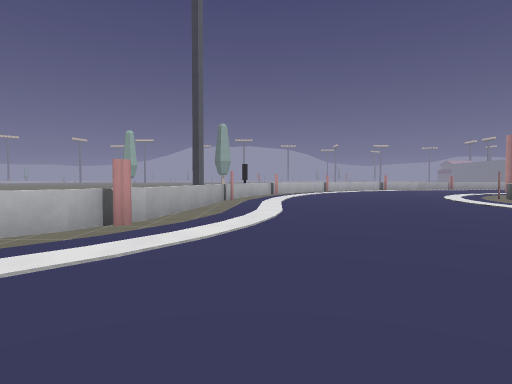
[1] (above)

23 first-person views from a walk through a level from a Godot 3-D game. The camera is 1.2 m above the floor, tilts 2° down and sees 75° across. The floor is counted in squares, 2 m on a side. Each view is taken from the middle of a square. On the plan, view 1 faces up. The plan holds only what a view shows up to about 10 squares ahead; the rest is blank. The place goes on beyond the plan. Surface patterns are stand-ins for the level's own textures.

[2]
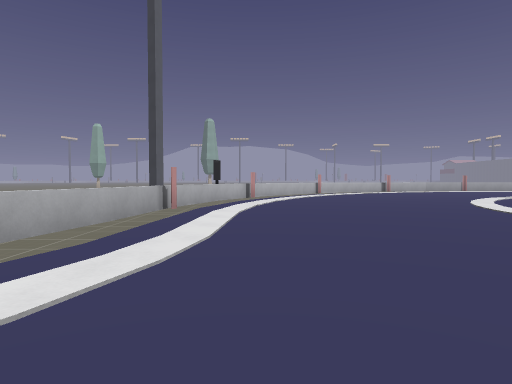

[3]
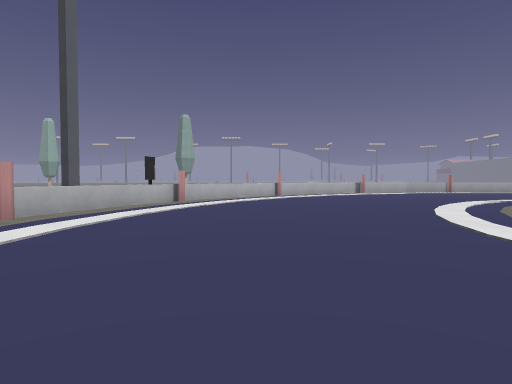

[4]
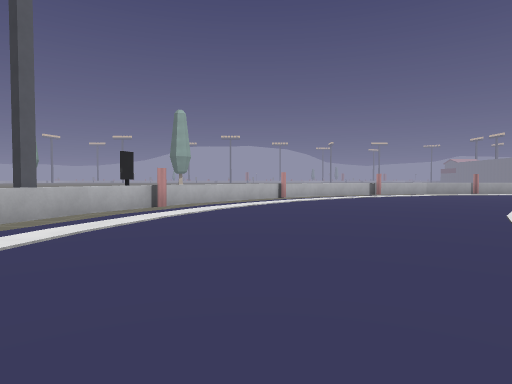

[5]
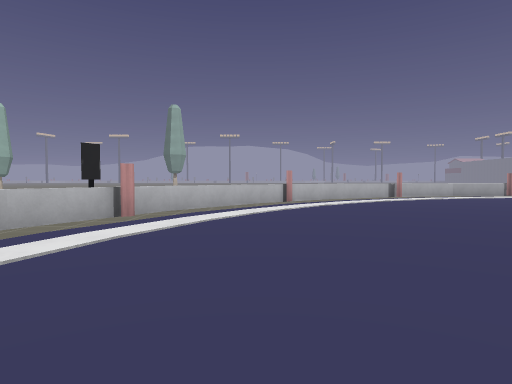

[6]
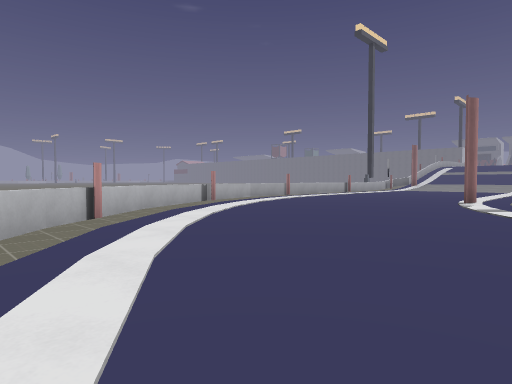

[7]
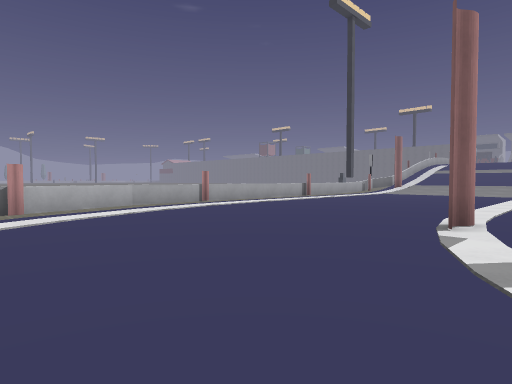

[8]
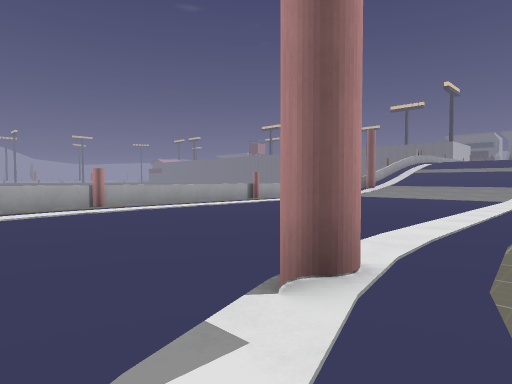

[9]
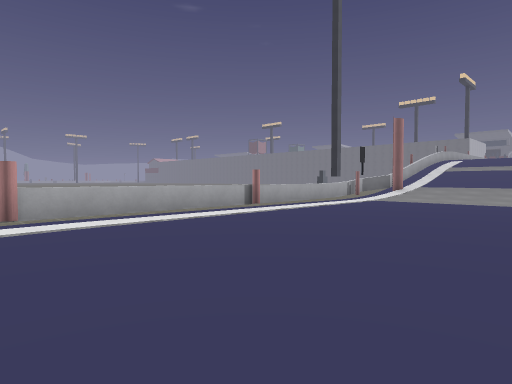

[10]
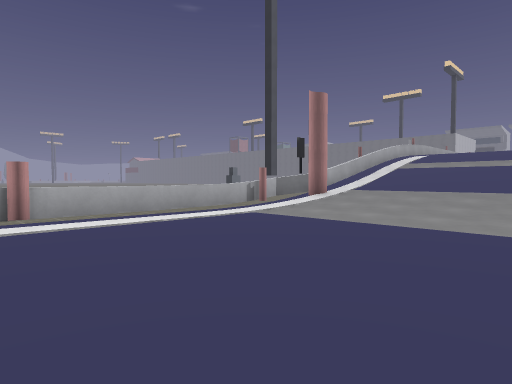

[11]
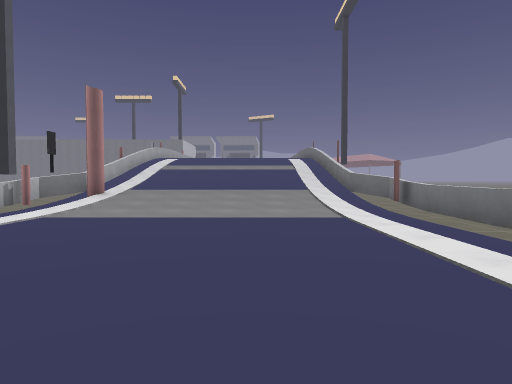

[12]
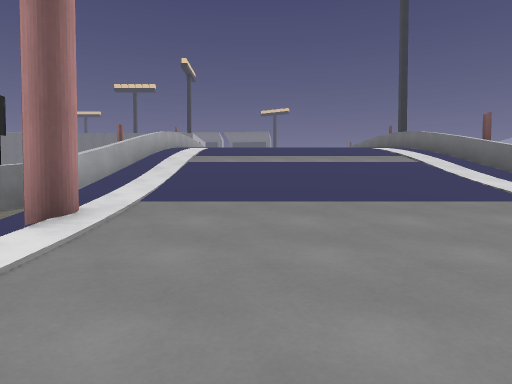

[13]
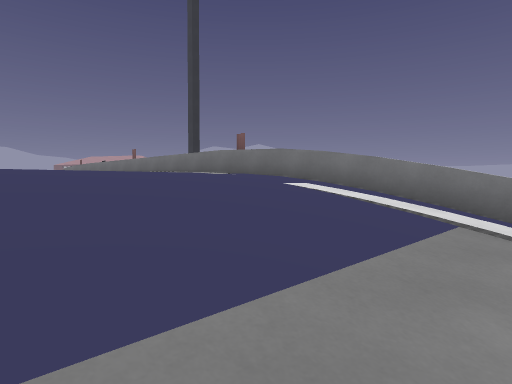

[14]
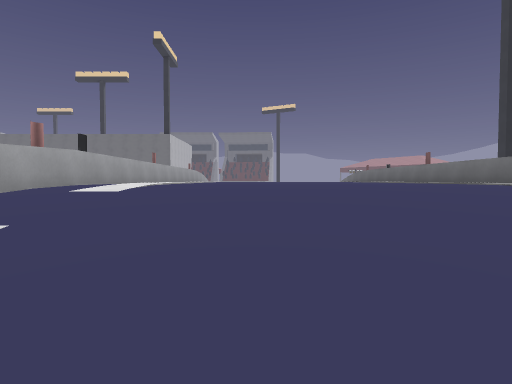

[15]
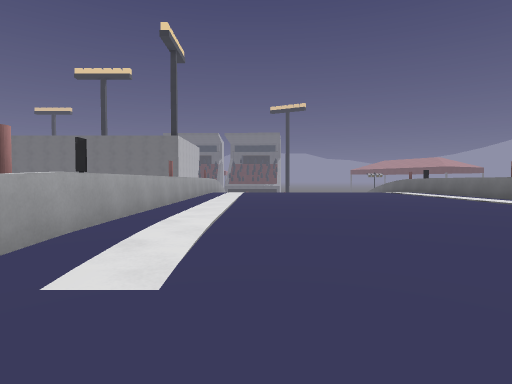

[16]
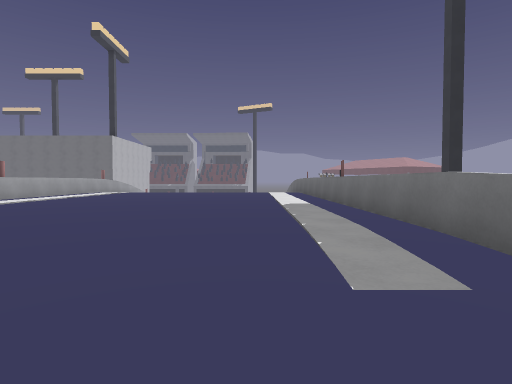

[17]
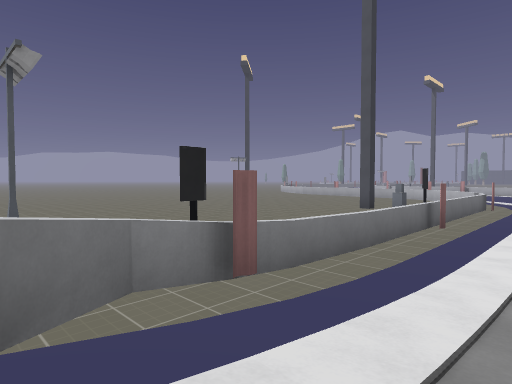

[18]
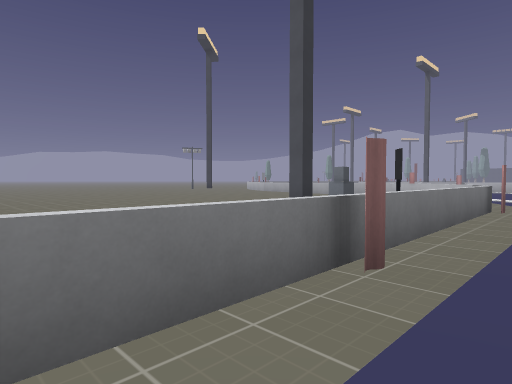

[19]
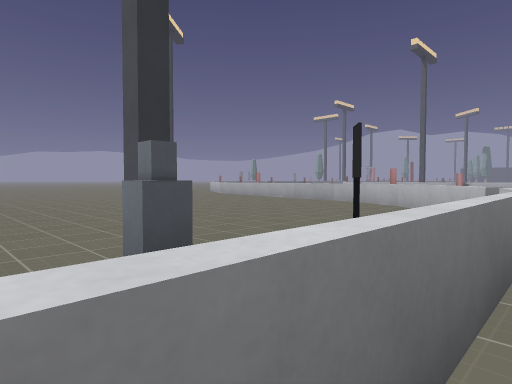

[20]
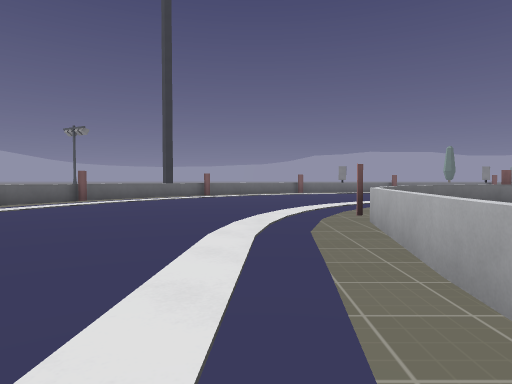

[21]
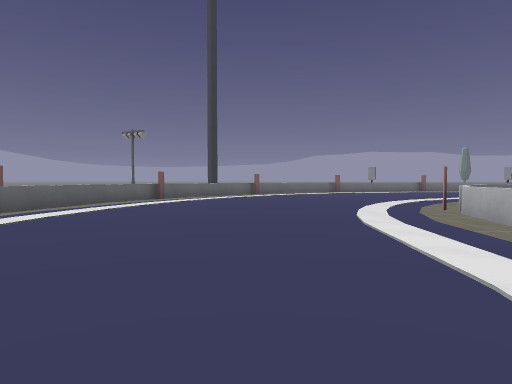

[22]
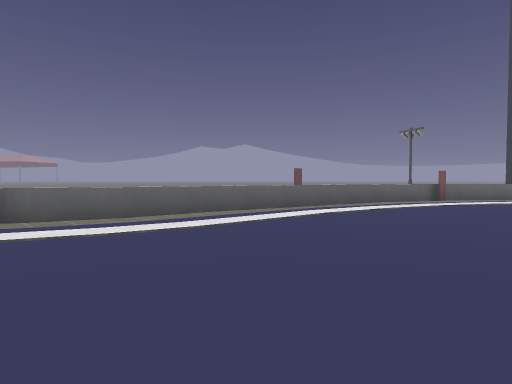

[23]
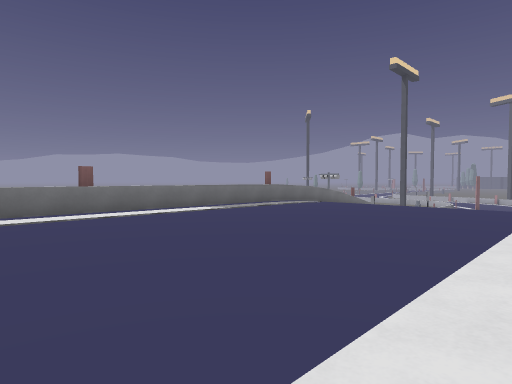

### Floor plan
Key: @ floor where view 1 was taken; # wall or solid block; . main floor; : floor 3.25 m higher than the main floor; + floor 3.5 m higher than the main floor; / step, stairs or slope; = window, fence, low wall or low ledge; F flag.
Columns run from 6 left of view 1 to 41 right of it. Each row starts with its distance up from view 1.
 25                                   #
 24                                  ..
 23                            ==.....
 22                ============..##==============#==
 21              ==.............//F///////:+++++++++
 20            ==................/////////:+++++++++
 19           =................../////////:+++++++++
 18          =.................../////////:+++++++++
 17         =..................../////////:+++++++++
 16        =...................../////////:++++++++
 15        =..........F.........//////////:++++++++
 14       =............=....=....#====#==========#==
 13       =..........== =.== ===.....
 12      =.........==    #      #
 11      =.........=....#.....
 10      #........=............
  9      =........=.......  ....
  8      =........=.......   ...
  7     #........= ... ..........
  6     =........=     ....... ...
  5     =........#    ........  ..
  4    ==........=    .... ..
  3   ==.........#     ..
  2 == .........=
  1    .........=
  0    ...@....##

Positions as (right, up) in squares from view 1, and headings:
1: (0, 0), facing up
2: (1, 3), facing up
3: (3, 5), facing up
4: (3, 7), facing up
5: (3, 9), facing up
6: (2, 13), facing up-right
7: (7, 14), facing up-right
8: (10, 14), facing up-right
9: (12, 16), facing up-right
10: (17, 16), facing up-right
11: (16, 17), facing right
12: (21, 19), facing right
13: (28, 19), facing down-right
14: (29, 19), facing right
15: (31, 20), facing right
16: (31, 16), facing right
17: (25, 16), facing down-left
18: (20, 15), facing down-left
19: (16, 14), facing down-left
20: (0, 10), facing down
21: (2, 11), facing down
22: (2, 11), facing down-right
23: (41, 21), facing down-left
